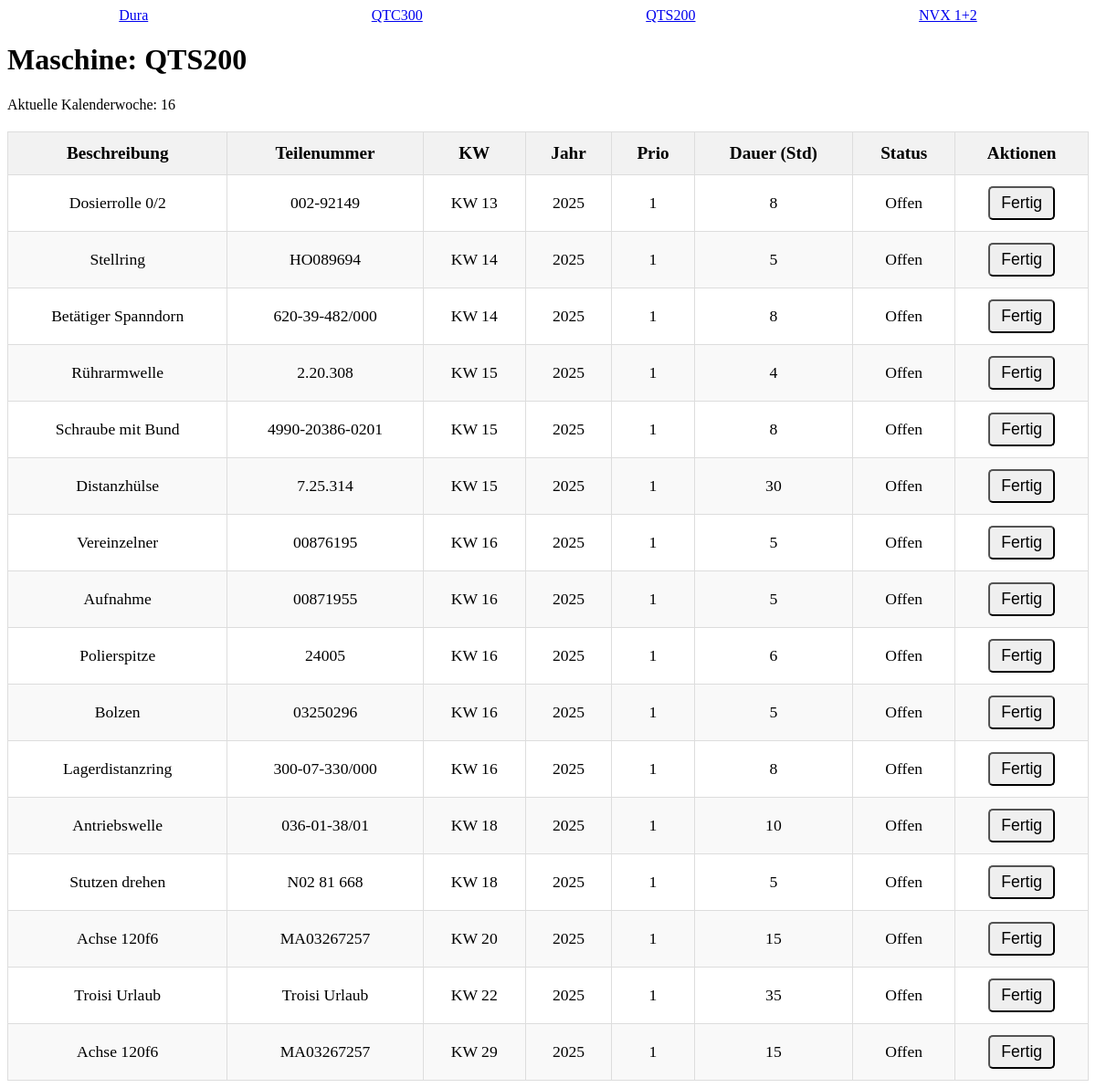
Page /maschine/3 on the earlier database version.
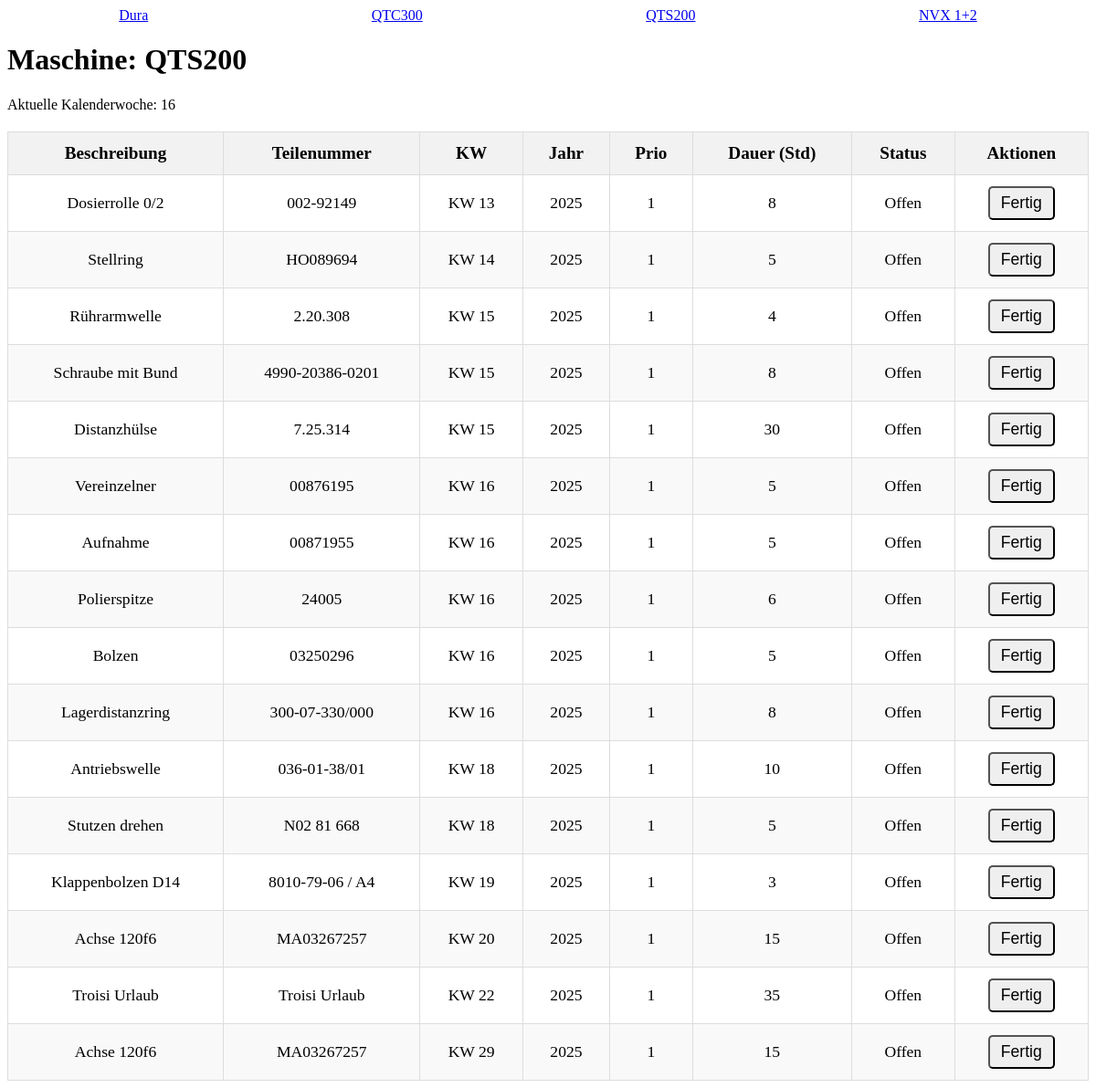
Same page on the later database version.
### app.py (models this page shows, shortened)
class Task(db.Model):
    __tablename__ = 'task'
    id = db.Column(db.Integer, primary_key=True)
    machine_id = db.Column(db.Integer, db.ForeignKey('machine.id'), nullable=False)
    part_number = db.Column(db.String(50))
    description = db.Column(db.String(200))
    duration_hours = db.Column(db.Integer)
    kw = db.Column(db.Integer)
    year = db.Column(db.Integer)  # Spalte für das Jahr
    prio = db.Column(db.Integer)  # Neue Spalte für Priorität
    status = db.Column(db.String(50))
    machine = db.relationship('Machine', backref=db.backref('tasks', lazy=True))

### app.py (the view, shortened to what this page needs)
@app.route('/maschine/<int:machine_id>', methods=['GET', 'POST'])
def maschine_view(machine_id):
    machine = Machine.query.get_or_404(machine_id)
    tasks = Task.query.filter(Task.machine_id == machine_id, Task.status != 'Fertig').order_by(Task.year, Task.kw, Task.prio).all()
    current_week = get_current_week()
    return render_template('maschine_view.html', machine=machine, tasks=tasks, current_week=current_week)

### app.py (called while the page is built)
def get_current_week():
    today = datetime.today()
    return today.isocalendar()[1]

### templates/maschine_view.html (shortened to what this page needs)
<!DOCTYPE html>
<html lang="de">
<head>
</head>
<body>
<div style="display: flex; justify-content: space-around; margin-bottom: 20px;">
    <a href="{{ url_for('maschine_view', machine_id=1) }}">Dura</a>
    <a href="{{ url_for('maschine_view', machine_id=2) }}">QTC300</a>
    <a href="{{ url_for('maschine_view', machine_id=3) }}">QTS200</a>
    <a href="{{ url_for('maschine_view', machine_id=4) }}">NVX 1+2</a>
</div>
<h1>Maschine: {{ machine.name }}</h1>
<p>Aktuelle Kalenderwoche: {{ current_week }}</p>
<table>
  <thead>
    <tr>
      <th>Beschreibung</th>
      <th>Teilenummer</th>
      <th>KW</th>
      <th>Jahr</th>
      <th>Prio</th>
      <th>Dauer (Std)</th>
      <th>Status</th>
      <th>Aktionen</th>
    </tr>
  </thead>
  <tbody>
    {% for task in tasks %}
      <tr>
        <td>{{ task.description }}</td>
        <td>{{ task.part_number }}</td>
        <td>KW {{ task.kw }}</td>
        <td>{{ task.year }}</td>
        <td>{{ task.prio }}</td>
        <td>{{ task.duration_hours }}</td>
        <td>{{ task.status }}</td>
        <td>
          {% if task.status != 'Fertig' %}
            <form method="POST" action="{{ url_for('maschine_view', machine_id=machine.id) }}">
              <button type="submit">Fertig</button>
            </form>
          {% endif %}
        </td>
      </tr>
    {% endfor %}
  </tbody>
</table>
</body>
</html>

Differences in the rows shown:
no longer on this page (row edited): Task: description "Betätiger Spanndorn", part_number "620-39-482/000", kw "14", year "2025", prio "1", duration_hours "8", status "Offen"
added Task: description "Klappenbolzen D14", part_number "8010-79-06 / A4", kw "19", year "2025", prio "1", duration_hours "3", status "Offen"
